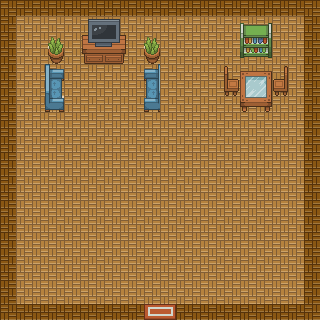

A 2D game scene composited from a Tiled map and its tileset images. What follows is a short description and the map's XML, with every tile layer's data as written:
An orthogonal 20x20 tile map with 16x16 px tiles, 2 tile layers (BackgroundLayer, Blocked Layer) and 1 object (transition).

<map version="1.0" orientation="orthogonal" renderorder="right-down" width="20" height="20" tilewidth="16" tileheight="16" nextobjectid="6">
 <tileset firstgid="1" name="indoor_tileset" tilewidth="16" tileheight="16" tilecount="361" columns="19">
  <image source="indoor_tileset.png" width="304" height="304" />
 </tileset>
 <layer name="BackgroundLayer" width="20" height="20">
  <data encoding="csv">
174,174,174,174,174,174,174,174,174,174,174,174,174,174,174,174,174,174,174,174,
174,174,174,174,174,174,174,174,174,174,174,174,174,174,174,174,174,174,174,174,
174,174,174,174,174,174,174,174,174,174,174,174,174,174,174,174,174,174,174,174,
174,174,174,174,174,174,174,174,174,174,174,174,174,174,174,174,174,174,174,174,
174,174,174,174,174,174,174,174,174,174,174,174,174,174,174,174,174,174,174,174,
174,174,174,174,174,174,174,174,174,174,174,174,174,174,174,174,174,174,174,174,
174,174,174,174,174,174,174,174,174,174,174,174,174,174,174,174,174,174,174,174,
174,174,174,174,174,174,174,174,174,174,174,174,174,174,174,174,174,174,174,174,
174,174,174,174,174,174,174,174,174,174,174,174,174,174,174,174,174,174,174,174,
174,174,174,174,174,174,174,174,174,174,174,174,174,174,174,174,174,174,174,174,
174,174,174,174,174,174,174,174,174,174,174,174,174,174,174,174,174,174,174,174,
174,174,174,174,174,174,174,174,174,174,174,174,174,174,174,174,174,174,174,174,
174,174,174,174,174,174,174,174,174,174,174,174,174,174,174,174,174,174,174,174,
174,174,174,174,174,174,174,174,174,174,174,174,174,174,174,174,174,174,174,174,
174,174,174,174,174,174,174,174,174,174,174,174,174,174,174,174,174,174,174,174,
174,174,174,174,174,174,174,174,174,174,174,174,174,174,174,174,174,174,174,174,
174,174,174,174,174,174,174,174,174,174,174,174,174,174,174,174,174,174,174,174,
174,174,174,174,174,174,174,174,174,174,174,174,174,174,174,174,174,174,174,174,
174,174,174,174,174,174,174,174,174,174,174,174,174,174,174,174,174,174,174,174,
174,174,174,174,174,174,174,174,174,258,259,174,174,174,174,174,174,174,174,174
</data>
 </layer>
 <layer name="Blocked Layer" width="20" height="20">
  <data encoding="csv">
193,193,193,193,193,193,193,193,193,193,193,193,193,193,193,193,193,193,193,193,
193,0,0,0,0,255,256,257,0,0,0,0,0,0,0,145,146,0,0,193,
193,0,0,104,0,274,275,276,0,104,0,0,0,0,0,164,165,0,0,193,
193,0,0,123,0,293,294,295,0,123,0,0,0,0,0,183,184,0,0,193,
193,0,253,254,0,0,0,0,0,311,0,0,0,0,262,141,142,225,0,193,
193,0,272,273,0,0,0,0,0,330,0,0,0,0,281,160,161,244,0,193,
193,0,291,292,0,0,0,0,0,349,0,0,0,0,0,179,180,0,0,193,
193,0,0,0,0,0,0,0,0,0,0,0,0,0,0,0,0,0,0,193,
193,0,0,0,0,0,0,0,0,0,0,0,0,0,0,0,0,0,0,193,
193,0,0,0,0,0,0,0,0,0,0,0,0,0,0,0,0,0,0,193,
193,0,0,0,0,0,0,0,0,0,0,0,0,0,0,0,0,0,0,193,
193,0,0,0,0,0,0,0,0,0,0,0,0,0,0,0,0,0,0,193,
193,0,0,0,0,0,0,0,0,0,0,0,0,0,0,0,0,0,0,193,
193,0,0,0,0,0,0,0,0,0,0,0,0,0,0,0,0,0,0,193,
193,0,0,0,0,0,0,0,0,0,0,0,0,0,0,0,0,0,0,193,
193,0,0,0,0,0,0,0,0,0,0,0,0,0,0,0,0,0,0,193,
193,0,0,0,0,0,0,0,0,0,0,0,0,0,0,0,0,0,0,193,
193,0,0,0,0,0,0,0,0,0,0,0,0,0,0,0,0,0,0,193,
193,0,0,0,0,0,0,0,0,0,0,0,0,0,0,0,0,0,0,193,
193,193,193,193,193,193,193,193,193,0,0,193,193,193,193,193,193,193,193,193
</data>
 </layer>
 <objectgroup name="TransitionLayer">
  <object id="4" name="transition" x="144" y="305" width="32" height="14" />
 </objectgroup>
</map>